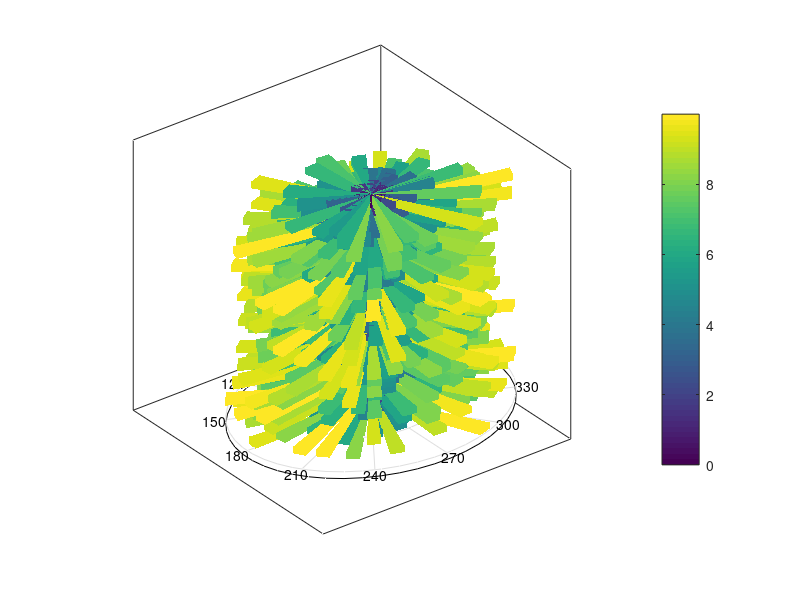

Reproduce this figure in MATLAB.
%% Programa para hacer un histograma tridimensional en coordenadas cil�ndricas

%Escrito solo para visualizar la base de datos de los vientos procesados
%del servicio meteorol�gico nacional
%Comenzado el 15 de febrero de 2012
%Escrito por Eric Benjam�n T�llez Ugalde, cualquier duda escribir a
%erictellez@gmail.com
%Casi todo el programa se adapt� de uno existente en un foro de Mathworks
%para realizar un histograma esf�rico


%% Este pedazo de c�digo es para ajustar la figura y los datos
%colordef(figure,'black');  %Pone el color de fondo en negro
theta_vec = linspace(0,2*pi,36); %genera 36 valores espaciados entre 0 y 2pi, incluidos los limites
zeta_vec = linspace(0,30,31);  %genera 31 valores entre 0 y 30 incluidos los limites
[theta,zeta] = meshgrid(theta_vec,zeta_vec); %hace una matriz que relaciona los dos valores generados antes mostrados antes
% H son los datos
H = 10*(rand(size(theta)));  %Crea una serie de datos a partir de una distribuci�n aleatoria
Hmax = max(H(:));  %Obtiene el m�ximo del vector
r=0.03*Hmax;  %Parece que esto no se usa
polar(nan,max(max(H.*cos(theta)))); %Esta funci�n crea una grafica en coordenadas polares con angulo nan y con radio la otra funcion
hold all;  %Mantiene todos los valores predeterminados para la gr�fica

%% Estas instrucciones son para hacer el histograma
for kk = 1:numel(theta_vec);  %Desde 1 hasta el total del vector theta_vec
    for jj = 1:numel(zeta_vec);  %Desde 1 hasta el total del vector phi_vec

        %c=1/sqrt((H(jj,kk))^2+1); %Una constante para poder hacer que el histograma en coordenadas polares tenga la misma longitud por lado
        c=1;  %Para usarse en caso de qe sea necesario
        
        X=([0 0 1 0 0;
            c c c c 1;
            c 1 c 1 1;
            0 0 1 0 0])*H(jj,kk);  %Se define la matriz de valores del histograma para la variable X, son 5 columnas porque son 5 caras para hacer un histograma en coordenadas polares y son 4 renglones porque cada cara tiene 4 aristas
        Y=([0 0 0 0 0;
            c c c c 0;
            c 0 c 0 0;
            0 0 0 0 0]);  %Se define la matriz de valores del histograma para la Y
        Z=([0 1 1 0 0;
            0 1 1 0 0;
            1 1 0 0 1;
            1 1 0 0 1])+zeta_vec(jj);  %Se define la matriz para Z y se le suma el vector zeta_vec para transladar cada rectangulo
        
        h= patch(X,Y,Z,0*X+H(jj,kk),'edgecolor','none');  %Se crean los objetos del histograma. La instruccion patch dibuja un pol�gono con los v�rtices indicados por las coordenadas X,Y,Z pero como cada una de estas variables es una matriz entonces se dibuja un pol�gono por cada columna de la matriz de puntos, entonces  tenemos 5 cuadrados en total 
          rotate(h,[0 0 1],180/pi*theta_vec(kk),[0 0 0]);  %Se rota todo alrededor del eje z
           
    end;
end;

%% Esto es para ajustar la gr�fica
[Xs,Ys,Zs] = cylinder([1 1]); %Grafica un cilindro a partir de los datos
hs = surf(Hmax*Xs,Hmax*Ys,Hmax*Zs); 
set(hs,'facecolor','none','edgecolor','w','edgealpha',0.2) %Ajusta los datos de la gr�fica
set(gca,{'xtick' 'ytick' 'ztick' 'vis' 'clim'},{[] [] [] 'on' [0 Hmax]}); 
axis auto;  %ajusta los ejes
box on;  %
view(3)  %pone la figura en 3 dimensiones
colorbar   %Pone la barra de colores de un lado

% El c�digo para el histograma cil�ndrico ya est� completo hasta aqu�,
% ahora voy a ver si puedo hacer una animaci�n con esos datos.

%Fin del programa